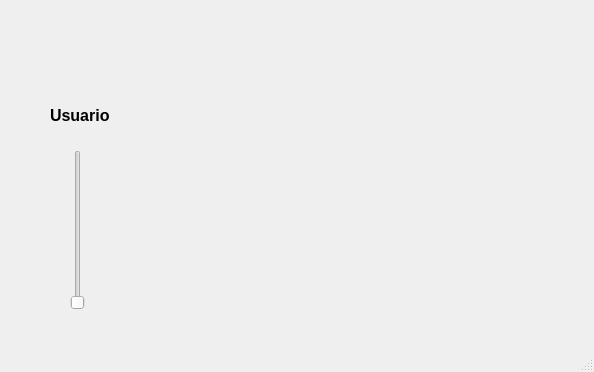
<?xml version="1.0" encoding="UTF-8"?>
<ui version="4.0">
 <class>MainWindow</class>
 <widget class="QMainWindow" name="MainWindow">
  <property name="geometry">
   <rect>
    <x>0</x>
    <y>0</y>
    <width>594</width>
    <height>372</height>
   </rect>
  </property>
  <property name="windowTitle">
   <string>MainWindow</string>
  </property>
  <widget class="QWidget" name="centralwidget">
   <widget class="QLabel" name="label">
    <property name="geometry">
     <rect>
      <x>10</x>
      <y>0</y>
      <width>91</width>
      <height>61</height>
     </rect>
    </property>
    <property name="text">
     <string/>
    </property>
    <property name="pixmap">
     <pixmap resource="../recursos.qrc">:/Logos/Imagenes/Beva.png</pixmap>
    </property>
    <property name="scaledContents">
     <bool>true</bool>
    </property>
   </widget>
   <widget class="QLabel" name="label_2">
    <property name="geometry">
     <rect>
      <x>490</x>
      <y>10</y>
      <width>91</width>
      <height>51</height>
     </rect>
    </property>
    <property name="text">
     <string/>
    </property>
    <property name="pixmap">
     <pixmap resource="../recursos.qrc">:/Logos/Imagenes/Beva.png</pixmap>
    </property>
    <property name="scaledContents">
     <bool>true</bool>
    </property>
   </widget>
   <widget class="QLabel" name="label_3">
    <property name="geometry">
     <rect>
      <x>490</x>
      <y>290</y>
      <width>81</width>
      <height>41</height>
     </rect>
    </property>
    <property name="text">
     <string/>
    </property>
    <property name="pixmap">
     <pixmap resource="../recursos.qrc">:/Logos/Imagenes/Beva.png</pixmap>
    </property>
    <property name="scaledContents">
     <bool>true</bool>
    </property>
   </widget>
   <widget class="QLabel" name="label_5">
    <property name="geometry">
     <rect>
      <x>50</x>
      <y>100</y>
      <width>61</width>
      <height>31</height>
     </rect>
    </property>
    <property name="text">
     <string>&lt;html&gt;&lt;head/&gt;&lt;body&gt;&lt;p&gt;&lt;span style=&quot; font-size:12pt; font-weight:600;&quot;&gt;Usuario:&lt;/span&gt;&lt;/p&gt;&lt;/body&gt;&lt;/html&gt;</string>
    </property>
   </widget>
   <widget class="QLabel" name="label_11">
    <property name="geometry">
     <rect>
      <x>300</x>
      <y>90</y>
      <width>131</width>
      <height>111</height>
     </rect>
    </property>
    <property name="text">
     <string/>
    </property>
    <property name="pixmap">
     <pixmap resource="../recursos.qrc">:/Logos/Imagenes/Beva.png</pixmap>
    </property>
    <property name="scaledContents">
     <bool>true</bool>
    </property>
   </widget>
   <widget class="QSlider" name="verticalSlider">
    <property name="geometry">
     <rect>
      <x>70</x>
      <y>150</y>
      <width>16</width>
      <height>160</height>
     </rect>
    </property>
    <property name="orientation">
     <enum>Qt::Vertical</enum>
    </property>
   </widget>
  </widget>
  <widget class="QMenuBar" name="menubar">
   <property name="geometry">
    <rect>
     <x>0</x>
     <y>0</y>
     <width>594</width>
     <height>18</height>
    </rect>
   </property>
  </widget>
  <widget class="QStatusBar" name="statusbar"/>
 </widget>
 <resources>
  <include location="../recursos.qrc"/>
 </resources>
 <connections/>
</ui>
